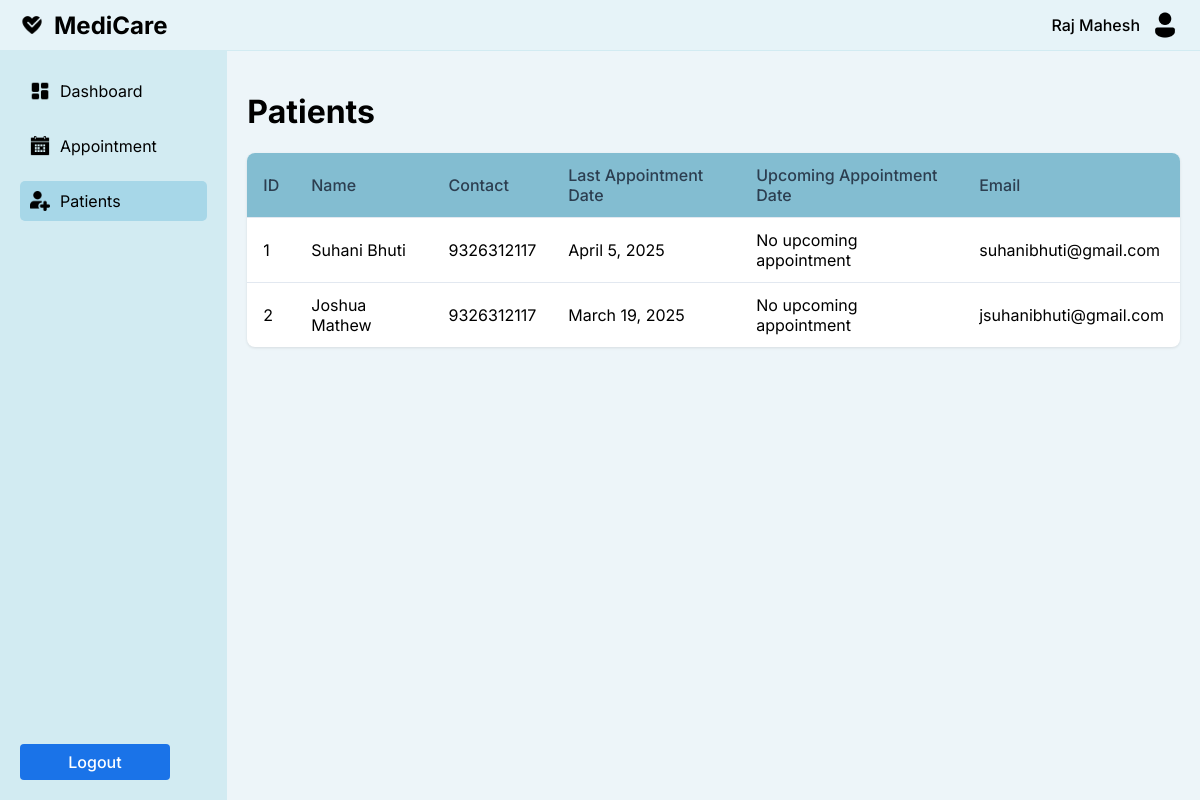
/accounts/staff_pat/ (signed in), run on an earlier commit of the app's database.
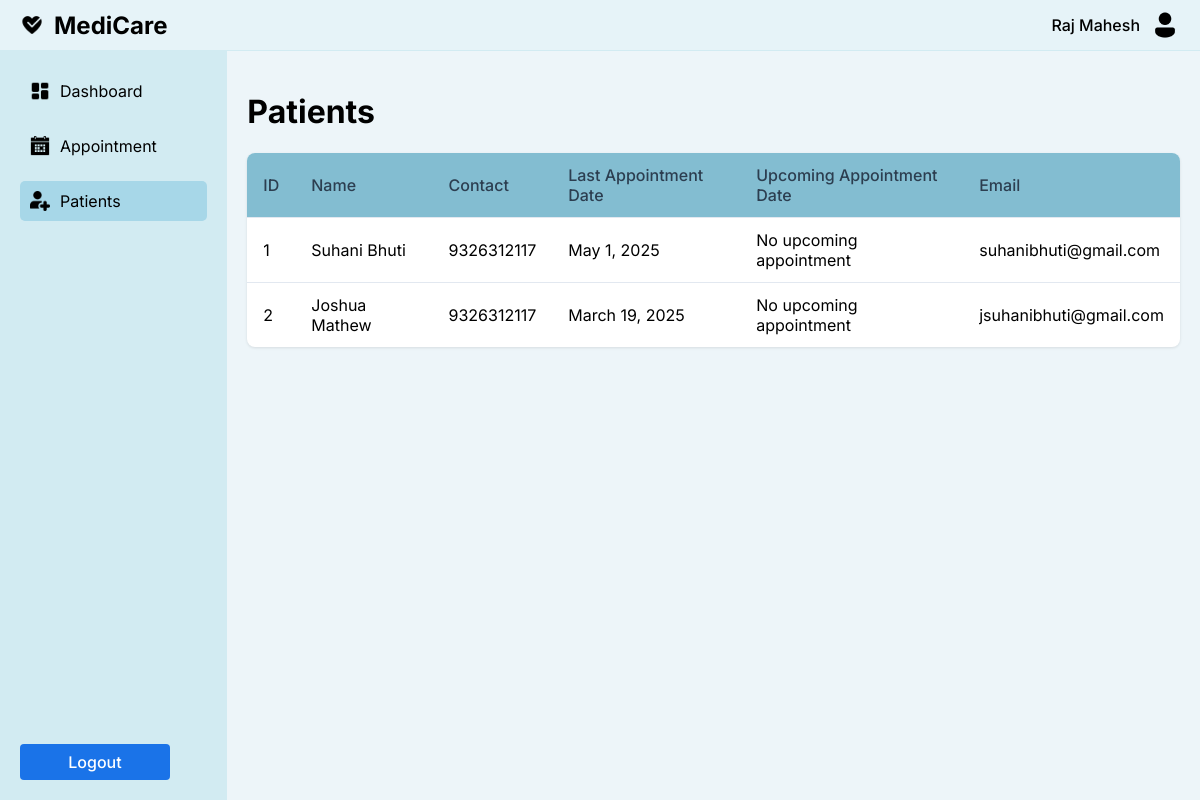
And on a later commit of the database.
### accounts/models.py (models this page shows, shortened)
class PatientReg(models.Model):
    user = models.OneToOneField(User, on_delete=models.CASCADE, related_name='patient_profile')
    full_name = models.CharField(max_length=100)
    date_of_birth = models.DateField()
    email = models.EmailField(null=True, blank=True)
    mobile_number = models.CharField(max_length=15)
    gender = models.CharField(max_length=10)
    age = models.PositiveIntegerField()
    blood_group = models.CharField(max_length=5)
    marital_status = models.CharField(max_length=10, choices=[('single', 'Single'), ('married', 'Married')])
    address = models.TextField()
    emergency_contact_name = models.CharField(max_length=100)
    emergency_contact_number = models.CharField(max_length=15)
    occupation = models.CharField(max_length=100)
    habits = models.CharField(max_length=50, blank=True)
    medical_history = models.TextField(null=False, default="None")
    disease = models.CharField(max_length=50, null=False, default="None")

class Appointment(models.Model):
    STATUS_CHOICES = [
        ('pending', 'Pending'),
        ('accepted', 'Accepted'),
        ('rejected', 'Rejected'),
    ]
    doctor = models.ForeignKey(StaffD, on_delete=models.CASCADE)
    patient = models.ForeignKey(User, on_delete=models.CASCADE)
    date = models.DateField()
    start_time = models.TimeField()
    end_time = models.TimeField()
    description = models.TextField()
    status = models.CharField(max_length=10, choices=STATUS_CHOICES, default='pending')
    class Meta:
        unique_together = ('doctor', 'date', 'start_time')

### accounts/views.py (the view, shortened to what this page needs)
# urls.py: path('staff_pat/', views.staff_pat, name='staff_pat'),
@login_required
def staff_pat(request):
    user = request.user
    full_name = user.username
    appointments = []
    if user.role == User.DOCTOR:
        try:
            staff = StaffD.objects.get(user=user)
            full_name = staff.full_name
            appointments = Appointment.objects.filter(doctor=staff)
        except StaffD.DoesNotExist:
            pass
    patients_data = {}
    for appointment in appointments:
        patient_user = appointment.patient
        try:
            patient = PatientReg.objects.get(user=patient_user)
            if patient.id not in patients_data:
                patients_data[patient.id] = {
                    'id': patient.id,  # Include the patient ID
                    'name': patient.full_name,
                    'contact': patient.mobile_number,
                    'last_appointment_date': appointment.date,
                    'upcoming_appointment_date': None,  # Initialize as None
                    'email': patient.email,  # Initialize as None
                }
            else:
                if appointment.date > patients_data[patient.id]['last_appointment_date']:
                    patients_data[patient.id]['last_appointment_date'] = appointment.date
        except PatientReg.DoesNotExist:
            continue
    for appointment in appointments:
        if appointment.date > timezone.now().date():  # Check if the appointment is in the future
            patient_user = appointment.patient
            try:
                patient = PatientReg.objects.get(user=patient_user)
                if patient.id in patients_data:
                    patients_data[patient.id]['upcoming_appointment_date'] = appointment.date
            except PatientReg.DoesNotExist:
                continue
    patients_list = list(patients_data.values())
    context = {
        'full_name': full_name,
        'patients_list': patients_list,
    }
    return render(request, 'accounts/staff_pat.html', context)

### accounts/context_processors.py (called while the page is built)
def media_url(request):
    return {
        'MEDIA_URL': settings.MEDIA_URL,
    }

### templates/accounts/staff_pat.html (shortened to what this page needs)
<!DOCTYPE html>
<html lang="en">
<head>
</head>
<body>
    <div class="container">
        <div class="navbar">
            <div class="logo">
                <img src="{{ MEDIA_URL }}Heart Health.png" alt="Heart Icon">
                MediCare
            </div>
            <div class="profile">
                <span><a href="{% url 'staff_reg' %}"> {{ full_name }} </a></span>
                <img src="{{ MEDIA_URL }}Male User.png" alt="Dr. Sarah K Profile">
            </div>
        </div>
        <div class="content">
            <div class="sidebar">
                <a href="{% url 'staff_dash' %}" class="menu-item">
                    <img src="{{ MEDIA_URL }}Control Panel.png" alt="Dashboard">
                    Dashboard
                </a>
                <a href="{% url 'staff_app' %}" class="menu-item">
                    <img src="{{ MEDIA_URL }}appointment.png" alt="Appointment">
                    Appointment
                </a>
                <div class="menu-item active">
                    <img src="{{ MEDIA_URL }}patient.png" alt="Patients">
                    Patients
                </div>
                <div class="logout">
                    <a href="{% url "logouts" %}" class='btn btn-primary'> Logout </a>
                </div>
            </div>
            <div class="main-content">
                <h1 class="page-title">Patients</h1>
                <div class="table-container">
                    <table>
                        <thead>
                            <tr>
                                <th>ID</th>
                                <th>Name</th>
                                <th>Contact</th>
                                <th>Last Appointment Date</th>
                                <th>Upcoming Appointment Date</th>
                                <th>Email</th>
                            </tr>
                        </thead>
                        <tbody>
                            {% for patient in patients_list %}
                            <tr>
                                <td>{{ forloop.counter }}</td>
                                <td><a href="{% url 'staff_pat1' patient.id %}">{{ patient.name }}</a></td>
                                <td>{{ patient.contact }}</td>
                                <td>{{ patient.last_appointment_date }}</td>
                                <td>{{ patient.upcoming_appointment_date|default:"No upcoming appointment" }}</td>
                                <td>{{ patient.email }}</td>
                            </tr>
                            {% endfor %}
                        </tbody>
                    </table>
                </div>
            </div>
        </div>
    </div>
</body>
</html>

What changed in the data, as far as the page shows it:
no longer on this page (row unchanged): Appointment: last_appointment_date "April 5, 2025"
added Appointment: last_appointment_date "May 1, 2025"
Also different on the page:
new list line: "1 No upcoming appointment"
new list line: "Suhani Bhuti 9326312117 suhanibhuti@gmail.com"
list line gone: "1 No upcoming appointment"
list line gone: "Suhani Bhuti 9326312117 suhanibhuti@gmail.com"
